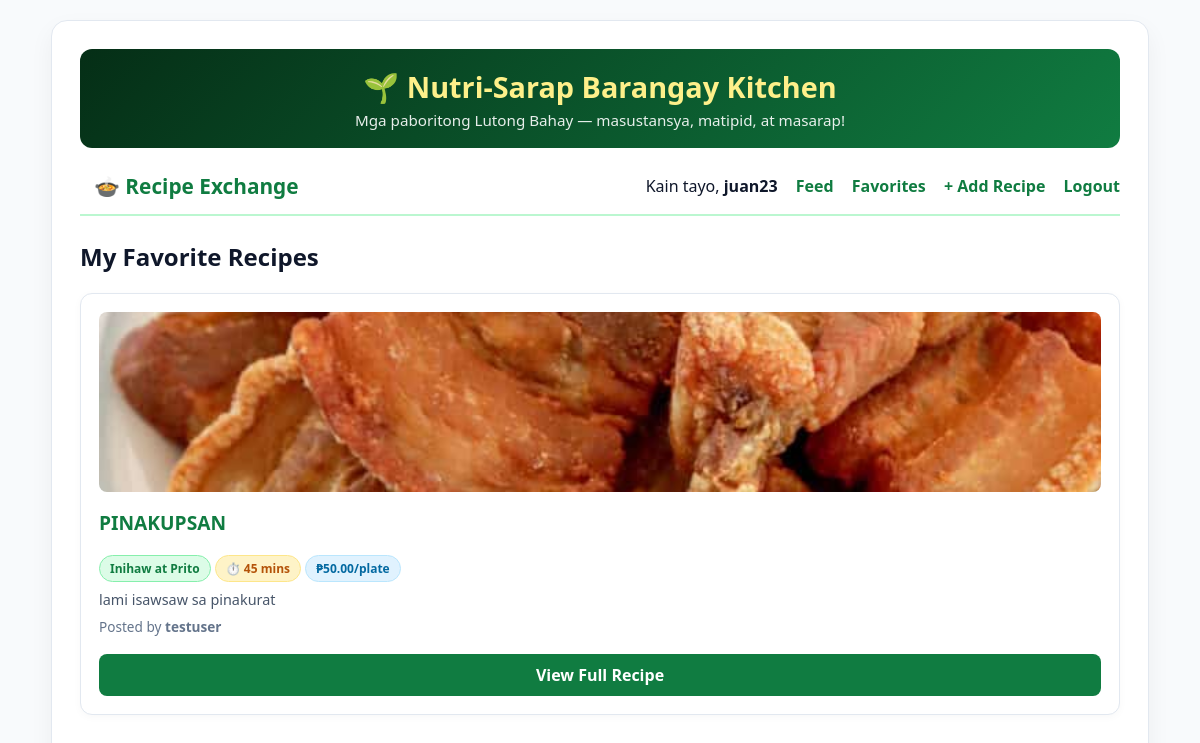
Page /favorites.php (signed in) on the committed database.
### tables this page shows
CREATE TABLE `recipes` (
  `id` int(11) NOT NULL,
  `user_id` int(11) NOT NULL,
  `category_id` int(11) NOT NULL,
  `title` varchar(150) NOT NULL,
  `description` text NOT NULL,
  `instructions` text NOT NULL,
  `image` varchar(255) DEFAULT NULL,
  `prep_time_mins` int(11) DEFAULT 30,
  `servings` int(11) DEFAULT 4,
  `estimated_cost` decimal(10,2) DEFAULT 150.00,
  `difficulty` enum('Easy','Medium','Hard') DEFAULT 'Easy',
  `is_edited` tinyint(1) DEFAULT 0,
  `created_at` timestamp NOT NULL DEFAULT current_timestamp(),
  `updated_at` timestamp NOT NULL DEFAULT current_timestamp() ON UPDATE current_timestamp()
);

CREATE TABLE `categories` (
  `id` int(11) NOT NULL,
  `name` varchar(50) NOT NULL
);

CREATE TABLE `users` (
  `id` int(11) NOT NULL,
  `username` varchar(50) NOT NULL,
  `email` varchar(100) NOT NULL,
  `password` varchar(255) NOT NULL,
  `created_at` timestamp NOT NULL DEFAULT current_timestamp()
);

### favorites.php (the view, shortened to what this page needs)
<?php
require_once 'db.php';
$stmt = $pdo->prepare('
    SELECT r.*, u.username, c.name AS category_name
    FROM favorites f
    JOIN recipes r ON f.recipe_id = r.id
    JOIN users u ON r.user_id = u.id
    JOIN categories c ON r.category_id = c.id
    WHERE f.user_id = :u
    ORDER BY f.created_at DESC
');
$stmt->execute(['u' => $_SESSION['user_id']]);
$favorites = $stmt->fetchAll();
require_once 'header.php';
?>
<h2>My Favorite Recipes</h2>
<div class="grid">
    <?php foreach ($favorites as $r): ?>
        <div class="card">
            <?php if (!empty($r['image']) && file_exists('uploads/' . $r['image'])): ?>
                <img src="uploads/<?= htmlspecialchars($r['image']) ?>" alt="<?= htmlspecialchars($r['title']) ?>">
            <?php else: ?>
                <div style="background: #e2e8f0; height: 180px; border-radius: 8px; display: flex; align-items: center; justify-content: center; font-size: 3rem; margin-bottom: 12px;">🍲</div>
            <?php endif; ?>
            <h3><?= htmlspecialchars($r['title']) ?></h3>
            <div style="margin-bottom: 8px;">
                <span class="badge"><?= htmlspecialchars($r['category_name']) ?></span>
                <span class="badge badge-amber">⏱️ <?= (int)$r['prep_time_mins'] ?> mins</span>
                <span class="badge badge-blue">₱<?= number_format($r['estimated_cost'] / max(1, $r['servings']), 2) ?>/plate</span>
            </div>
            <p style="font-size: 0.9rem; color: #475569; margin: 8px 0;"><?= htmlspecialchars($r['description']) ?></p>
            <div class="meta">
                Posted by <strong><?= htmlspecialchars($r['username']) ?></strong>
            </div>
            <a href="recipe_detail.php?id=<?= $r['id'] ?>" class="btn" style="margin-top: 10px; width: 100%; text-align: center; box-sizing: border-box;">View Full Recipe</a>
        </div>
    <?php endforeach; ?>
</div>
<?php require_once 'footer.php'; ?>

### header.php (style rules this page uses)
:root { --primary: #107c41; --primary-hover: #0b592e; --accent: #d97706; --bg: #f8fafc; --card-bg: #ffffff; --card-subtle: #f3f7f4; --text-main: #0f172a; --text-muted: #64748b; --border: #e2e8f0; --req: #dc2626; }
body { font-family: 'Segoe UI', Tahoma, Geneva, Verdana, sans-serif; background: var(--bg); color: var(--text-main); margin: 0; padding: 20px; }
.badge { background: #dcfce7; color: var(--primary); padding: 4px 10px; border-radius: 20px; font-size: 0.75rem; font-weight: 700; border: 1px solid #86efac; display: inline-block; }
.badge-amber { background: #fef3c7; color: #b45309; border-color: #fde68a; }
.badge-blue { background: #e0f2fe; color: #0369a1; border-color: #bae6fd; }
.card { background: #ffffff; border: 1px solid var(--border); border-radius: 12px; padding: 18px; margin-bottom: 20px; box-shadow: 0 2px 8px rgba(0, 0, 0, 0.03); transition: transform 0.2s; overflow: hidden; }
.card img { width: 100%; height: 180px; object-fit: cover; border-radius: 8px; margin-bottom: 12px; }
.card h3 { margin-top: 0; color: var(--primary); font-size: 1.2rem; }
.meta { font-size: 0.85rem; color: var(--text-muted); margin: 8px 0; }
button, .btn { background: var(--primary); color: white; border: none; padding: 10px 18px; border-radius: 8px; cursor: pointer; font-weight: 700; text-decoration: none; display: inline-block; }
.grid { display: grid; grid-template-columns: repeat(auto-fit, minmax(280px, 1fr)); gap: 18px; }

### rows in the picture
recipes: image (picture), title "PINAKUPSAN", category.name "Inihaw at Prito", prep_time_mins "45", estimated_cost+servings "50.00", description "lami isawsaw sa pinakurat", user.username "testuser"

### other values in the picture
$_SESSION['username'] "juan23"
